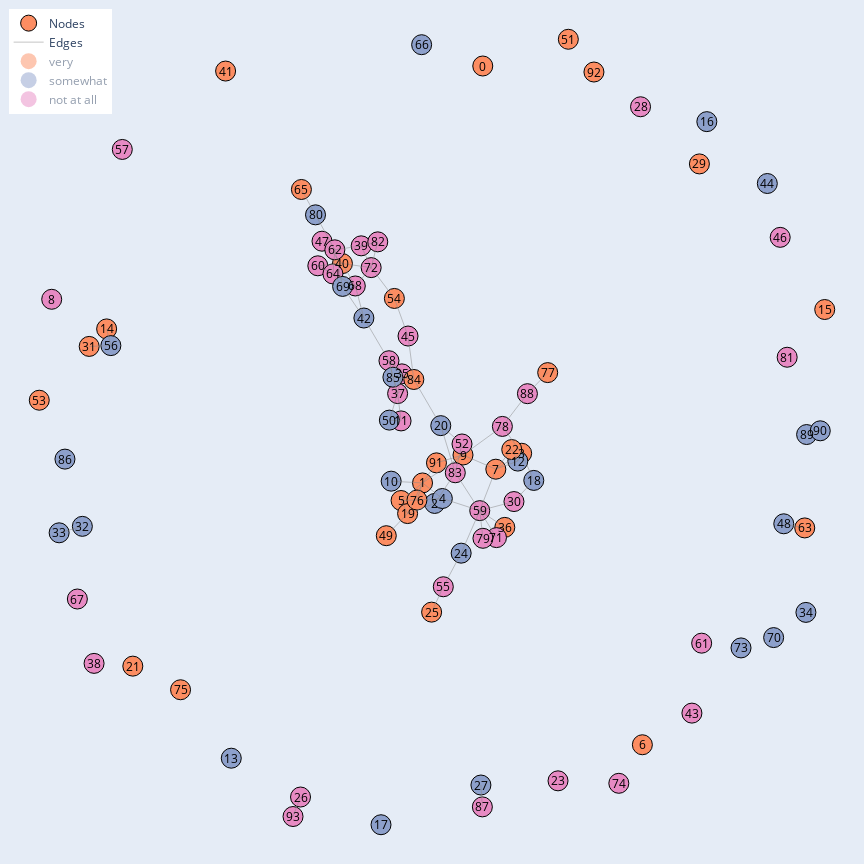

Notebook code cell kept with this figure:
### Code cell
import lib.data as data
dataset = data.get_dataset_from_adj(net_data.friends, y=y_net)
print(f'{dataset=},\n{dataset[0].y=}')
print(f'{dataset.num_classes=}, {dataset.num_node_features=}')
data.draw(dataset[0], layout='graphviz', labels_name=index_to_class, plotly=True, figsize=(12, 12), degree_size=False, node_size=400, seed=3)

### Figure 1 — Plotly figure (JSON) as saved in the notebook; plotly's stock layout.template omitted (floating-point values rounded to 4 significant figures; data arrays with more than 128 entries replaced by an {"elided": "..."} marker saying what was removed)
{"data": [{"marker": {"color": ["rgba(252,141,98,1.0)", "rgba(252,141,98,1.0)", "rgba(141,160,203,1.0)", "rgba(252,141,98,1.0)", "rgba(141,160,203,1.0)", "rgba(252,141,98,1.0)", "rgba(252,141,98,1.0)", "rgba(252,141,98,1.0)", "rgba(231,138,195,1.0)", "rgba(252,141,98,1.0)", "rgba(141,160,203,1.0)", "rgba(231,138,195,1.0)", "rgba(141,160,203,1.0)", "rgba(141,160,203,1.0)", "rgba(252,141,98,1.0)", "rgba(252,141,98,1.0)", "rgba(141,160,203,1.0)", "rgba(141,160,203,1.0)", "rgba(141,160,203,1.0)", "rgba(252,141,98,1.0)", "rgba(141,160,203,1.0)", "rgba(252,141,98,1.0)", "rgba(252,141,98,1.0)", "rgba(231,138,195,1.0)", "rgba(141,160,203,1.0)", "rgba(252,141,98,1.0)", "rgba(231,138,195,1.0)", "rgba(141,160,203,1.0)", "rgba(231,138,195,1.0)", "rgba(252,141,98,1.0)", "rgba(231,138,195,1.0)", "rgba(252,141,98,1.0)", "rgba(141,160,203,1.0)", "rgba(141,160,203,1.0)", "rgba(141,160,203,1.0)", "rgba(231,138,195,1.0)", "rgba(252,141,98,1.0)", "rgba(231,138,195,1.0)", "rgba(231,138,195,1.0)", "rgba(231,138,195,1.0)", "rgba(252,141,98,1.0)", "rgba(252,141,98,1.0)", "rgba(141,160,203,1.0)", "rgba(231,138,195,1.0)", "rgba(141,160,203,1.0)", "rgba(231,138,195,1.0)", "rgba(231,138,195,1.0)", "rgba(231,138,195,1.0)", "rgba(141,160,203,1.0)", "rgba(252,141,98,1.0)", "rgba(141,160,203,1.0)", "rgba(252,141,98,1.0)", "rgba(231,138,195,1.0)", "rgba(252,141,98,1.0)", "rgba(252,141,98,1.0)", "rgba(231,138,195,1.0)", "rgba(141,160,203,1.0)", "rgba(231,138,195,1.0)", "rgba(231,138,195,1.0)", "rgba(231,138,195,1.0)", "rgba(231,138,195,1.0)", "rgba(231,138,195,1.0)", "rgba(231,138,195,1.0)", "rgba(252,141,98,1.0)", "rgba(231,138,195,1.0)", "rgba(252,141,98,1.0)", "rgba(141,160,203,1.0)", "rgba(231,138,195,1.0)", "rgba(231,138,195,1.0)", "rgba(141,160,203,1.0)", "rgba(141,160,203,1.0)", "rgba(231,138,195,1.0)", "rgba(231,138,195,1.0)", "rgba(141,160,203,1.0)", "rgba(231,138,195,1.0)", "rgba(252,141,98,1.0)", "rgba(252,141,98,1.0)", "rgba(252,141,98,1.0)", "rgba(231,138,195,1.0)", "rgba(231,138,195,1.0)", "rgba(141,160,203,1.0)", "rgba(231,138,195,1.0)", "rgba(231,138,195,1.0)", "rgba(231,138,195,1.0)", "rgba(252,141,98,1.0)", "rgba(141,160,203,1.0)", "rgba(141,160,203,1.0)", "rgba(231,138,195,1.0)", "rgba(231,138,195,1.0)", "rgba(141,160,203,1.0)", "rgba(141,160,203,1.0)", "rgba(252,141,98,1.0)", "rgba(252,141,98,1.0)", "rgba(231,138,195,1.0)"], "line": {"color": "rgba(0, 0, 0, 1)", "width": 1}, "size": 20, "symbol": "circle"}, "mode": "markers", "name": "Nodes", "type": "scatter", "visible": true, "x": [0.1118, -0.03919, -0.008755, 0.2093, 0.0105, -0.09299, 0.512, 0.1446, -0.9688, 0.06227, -0.1178, -0.09298, 0.1997, -0.5187, -0.8311, 0.9691, 0.6736, -0.1433, 0.2397, -0.07663, 0.006541, -0.7655, 0.1845, 0.3005, 0.05767, -0.01639, -0.3451, 0.1072, 0.5074, 0.6549, 0.19, -0.8748, -0.892, -0.9502, 0.9219, -0.09091, 0.1671, -0.1016, -0.8626, -0.193, -0.24, -0.5329, -0.1862, 0.6362, 0.8252, -0.07554, 0.8575, -0.2912, 0.8664, -0.13, -0.1223, 0.3263, 0.05979, -1, -0.1097, 0.01288, -0.8205, -0.7918, -0.1233, 0.1043, -0.3017, 0.6606, -0.259, 0.919, -0.2639, -0.3428, -0.04144, -0.9045, -0.2077, -0.2395, 0.841, 0.1462, -0.1679, 0.7593, 0.4529, -0.6458, -0.05314, 0.2746, 0.161, 0.1123, -0.3075, 0.875, -0.1514, 0.04298, -0.061, -0.1134, -0.9356, 0.1108, 0.2238, 0.9237, 0.9579, -0.004237, 0.3906, -0.3638], "xaxis": "x", "y": [0.9244, -0.1197, -0.1711, -0.04538, -0.1587, -0.1637, -0.7754, -0.08528, 0.3402, -0.04978, -0.1153, 0.03558, -0.065, -0.809, 0.266, 0.3146, 0.7851, -0.9756, -0.1134, -0.1964, 0.02377, -0.5785, -0.0361, -0.8657, -0.2956, -0.4432, -0.9063, -0.8762, 0.8223, 0.6792, -0.1663, 0.2222, -0.2284, -0.2446, -0.4439, 0.1534, -0.231, 0.1041, -0.5716, 0.474, 0.4296, 0.9117, 0.2933, -0.6961, 0.6301, 0.2482, 0.4953, 0.4856, -0.222, -0.2518, 0.0376, 0.9913, -0.02216, 0.08743, 0.3423, -0.3797, 0.2242, 0.7154, 0.1863, -0.1891, 0.424, -0.521, 0.4641, -0.2324, 0.4037, 0.6152, 0.9777, -0.4104, 0.3735, 0.3724, -0.507, -0.2566, 0.4195, -0.5328, -0.8719, -0.6376, -0.1625, 0.1566, 0.02181, -0.2583, 0.5517, 0.195, 0.484, -0.0942, 0.1394, 0.1452, -0.06006, -0.9309, 0.1038, 0.001479, 0.01081, -0.06942, 0.9093, -0.9551], "yaxis": "y"}, {"hoverinfo": "none", "line": {"color": "#888", "width": 0.5}, "mode": "lines", "name": "Edges", "type": "scatter", "visible": true, "x": {"elided": "291 float values"}, "y": {"elided": "291 float values"}}, {"marker": {"color": "rgb(252,141,98)", "size": 30}, "mode": "markers", "name": "very", "type": "scatter", "visible": "legendonly", "x": [0], "y": [0]}, {"marker": {"color": "rgb(141,160,203)", "size": 30}, "mode": "markers", "name": "somewhat", "type": "scatter", "visible": "legendonly", "x": [0], "y": [0]}, {"marker": {"color": "rgb(231,138,195)", "size": 30}, "mode": "markers", "name": "not at all", "type": "scatter", "visible": "legendonly", "x": [0], "y": [0]}], "layout": {"annotations": [{"align": "center", "font": {"color": "#000000", "size": 12}, "opacity": 1, "showarrow": false, "text": "0", "x": 0.1118, "xanchor": "center", "xref": "x", "y": 0.9244, "yanchor": "middle", "yref": "y"}, {"align": "center", "font": {"color": "#000000", "size": 12}, "opacity": 1, "showarrow": false, "text": "1", "x": -0.03919, "xanchor": "center", "xref": "x", "y": -0.1197, "yanchor": "middle", "yref": "y"}, {"align": "center", "font": {"color": "#000000", "size": 12}, "opacity": 1, "showarrow": false, "text": "2", "x": -0.008755, "xanchor": "center", "xref": "x", "y": -0.1711, "yanchor": "middle", "yref": "y"}, {"align": "center", "font": {"color": "#000000", "size": 12}, "opacity": 1, "showarrow": false, "text": "3", "x": 0.2093, "xanchor": "center", "xref": "x", "y": -0.04538, "yanchor": "middle", "yref": "y"}, {"align": "center", "font": {"color": "#000000", "size": 12}, "opacity": 1, "showarrow": false, "text": "4", "x": 0.0105, "xanchor": "center", "xref": "x", "y": -0.1587, "yanchor": "middle", "yref": "y"}, {"align": "center", "font": {"color": "#000000", "size": 12}, "opacity": 1, "showarrow": false, "text": "5", "x": -0.09299, "xanchor": "center", "xref": "x", "y": -0.1637, "yanchor": "middle", "yref": "y"}, {"align": "center", "font": {"color": "#000000", "size": 12}, "opacity": 1, "showarrow": false, "text": "6", "x": 0.512, "xanchor": "center", "xref": "x", "y": -0.7754, "yanchor": "middle", "yref": "y"}, {"align": "center", "font": {"color": "#000000", "size": 12}, "opacity": 1, "showarrow": false, "text": "7", "x": 0.1446, "xanchor": "center", "xref": "x", "y": -0.08528, "yanchor": "middle", "yref": "y"}, {"align": "center", "font": {"color": "#000000", "size": 12}, "opacity": 1, "showarrow": false, "text": "8", "x": -0.9688, "xanchor": "center", "xref": "x", "y": 0.3402, "yanchor": "middle", "yref": "y"}, {"align": "center", "font": {"color": "#000000", "size": 12}, "opacity": 1, "showarrow": false, "text": "9", "x": 0.06227, "xanchor": "center", "xref": "x", "y": -0.04978, "yanchor": "middle", "yref": "y"}, {"align": "center", "font": {"color": "#000000", "size": 12}, "opacity": 1, "showarrow": false, "text": "10", "x": -0.1178, "xanchor": "center", "xref": "x", "y": -0.1153, "yanchor": "middle", "yref": "y"}, {"align": "center", "font": {"color": "#000000", "size": 12}, "opacity": 1, "showarrow": false, "text": "11", "x": -0.09298, "xanchor": "center", "xref": "x", "y": 0.03558, "yanchor": "middle", "yref": "y"}, {"align": "center", "font": {"color": "#000000", "size": 12}, "opacity": 1, "showarrow": false, "text": "12", "x": 0.1997, "xanchor": "center", "xref": "x", "y": -0.065, "yanchor": "middle", "yref": "y"}, {"align": "center", "font": {"color": "#000000", "size": 12}, "opacity": 1, "showarrow": false, "text": "13", "x": -0.5187, "xanchor": "center", "xref": "x", "y": -0.809, "yanchor": "middle", "yref": "y"}, {"align": "center", "font": {"color": "#000000", "size": 12}, "opacity": 1, "showarrow": false, "text": "14", "x": -0.8311, "xanchor": "center", "xref": "x", "y": 0.266, "yanchor": "middle", "yref": "y"}, {"align": "center", "font": {"color": "#000000", "size": 12}, "opacity": 1, "showarrow": false, "text": "15", "x": 0.9691, "xanchor": "center", "xref": "x", "y": 0.3146, "yanchor": "middle", "yref": "y"}, {"align": "center", "font": {"color": "#000000", "size": 12}, "opacity": 1, "showarrow": false, "text": "16", "x": 0.6736, "xanchor": "center", "xref": "x", "y": 0.7851, "yanchor": "middle", "yref": "y"}, {"align": "center", "font": {"color": "#000000", "size": 12}, "opacity": 1, "showarrow": false, "text": "17", "x": -0.1433, "xanchor": "center", "xref": "x", "y": -0.9756, "yanchor": "middle", "yref": "y"}, {"align": "center", "font": {"color": "#000000", "size": 12}, "opacity": 1, "showarrow": false, "text": "18", "x": 0.2397, "xanchor": "center", "xref": "x", "y": -0.1134, "yanchor": "middle", "yref": "y"}, {"align": "center", "font": {"color": "#000000", "size": 12}, "opacity": 1, "showarrow": false, "text": "19", "x": -0.07663, "xanchor": "center", "xref": "x", "y": -0.1964, "yanchor": "middle", "yref": "y"}, {"align": "center", "font": {"color": "#000000", "size": 12}, "opacity": 1, "showarrow": false, "text": "20", "x": 0.006541, "xanchor": "center", "xref": "x", "y": 0.02377, "yanchor": "middle", "yref": "y"}, {"align": "center", "font": {"color": "#000000", "size": 12}, "opacity": 1, "showarrow": false, "text": "21", "x": -0.7655, "xanchor": "center", "xref": "x", "y": -0.5785, "yanchor": "middle", "yref": "y"}, {"align": "center", "font": {"color": "#000000", "size": 12}, "opacity": 1, "showarrow": false, "text": "22", "x": 0.1845, "xanchor": "center", "xref": "x", "y": -0.0361, "yanchor": "middle", "yref": "y"}, {"align": "center", "font": {"color": "#000000", "size": 12}, "opacity": 1, "showarrow": false, "text": "23", "x": 0.3005, "xanchor": "center", "xref": "x", "y": -0.8657, "yanchor": "middle", "yref": "y"}, {"align": "center", "font": {"color": "#000000", "size": 12}, "opacity": 1, "showarrow": false, "text": "24", "x": 0.05767, "xanchor": "center", "xref": "x", "y": -0.2956, "yanchor": "middle", "yref": "y"}, {"align": "center", "font": {"color": "#000000", "size": 12}, "opacity": 1, "showarrow": false, "text": "25", "x": -0.01639, "xanchor": "center", "xref": "x", "y": -0.4432, "yanchor": "middle", "yref": "y"}, {"align": "center", "font": {"color": "#000000", "size": 12}, "opacity": 1, "showarrow": false, "text": "26", "x": -0.3451, "xanchor": "center", "xref": "x", "y": -0.9063, "yanchor": "middle", "yref": "y"}, {"align": "center", "font": {"color": "#000000", "size": 12}, "opacity": 1, "showarrow": false, "text": "27", "x": 0.1072, "xanchor": "center", "xref": "x", "y": -0.8762, "yanchor": "middle", "yref": "y"}, {"align": "center", "font": {"color": "#000000", "size": 12}, "opacity": 1, "showarrow": false, "text": "28", "x": 0.5074, "xanchor": "center", "xref": "x", "y": 0.8223, "yanchor": "middle", "yref": "y"}, {"align": "center", "font": {"color": "#000000", "size": 12}, "opacity": 1, "showarrow": false, "text": "29", "x": 0.6549, "xanchor": "center", "xref": "x", "y": 0.6792, "yanchor": "middle", "yref": "y"}, {"align": "center", "font": {"color": "#000000", "size": 12}, "opacity": 1, "showarrow": false, "text": "30", "x": 0.19, "xanchor": "center", "xref": "x", "y": -0.1663, "yanchor": "middle", "yref": "y"}, {"align": "center", "font": {"color": "#000000", "size": 12}, "opacity": 1, "showarrow": false, "text": "31", "x": -0.8748, "xanchor": "center", "xref": "x", "y": 0.2222, "yanchor": "middle", "yref": "y"}, {"align": "center", "font": {"color": "#000000", "size": 12}, "opacity": 1, "showarrow": false, "text": "32", "x": -0.892, "xanchor": "center", "xref": "x", "y": -0.2284, "yanchor": "middle", "yref": "y"}, {"align": "center", "font": {"color": "#000000", "size": 12}, "opacity": 1, "showarrow": false, "text": "33", "x": -0.9502, "xanchor": "center", "xref": "x", "y": -0.2446, "yanchor": "middle", "yref": "y"}, {"align": "center", "font": {"color": "#000000", "size": 12}, "opacity": 1, "showarrow": false, "text": "34", "x": 0.9219, "xanchor": "center", "xref": "x", "y": -0.4439, "yanchor": "middle", "yref": "y"}, {"align": "center", "font": {"color": "#000000", "size": 12}, "opacity": 1, "showarrow": false, "text": "35", "x": -0.09091, "xanchor": "center", "xref": "x", "y": 0.1534, "yanchor": "middle", "yref": "y"}, {"align": "center", "font": {"color": "#000000", "size": 12}, "opacity": 1, "showarrow": false, "text": "36", "x": 0.1671, "xanchor": "center", "xref": "x", "y": -0.231, "yanchor": "middle", "yref": "y"}, {"align": "center", "font": {"color": "#000000", "size": 12}, "opacity": 1, "showarrow": false, "text": "37", "x": -0.1016, "xanchor": "center", "xref": "x", "y": 0.1041, "yanchor": "middle", "yref": "y"}, {"align": "center", "font": {"color": "#000000", "size": 12}, "opacity": 1, "showarrow": false, "text": "38", "x": -0.8626, "xanchor": "center", "xref": "x", "y": -0.5716, "yanchor": "middle", "yref": "y"}, {"align": "center", "font": {"color": "#000000", "size": 12}, "opacity": 1, "showarrow": false, "text": "39", "x": -0.193, "xanchor": "center", "xref": "x", "y": 0.474, "yanchor": "middle", "yref": "y"}, {"align": "center", "font": {"color": "#000000", "size": 12}, "opacity": 1, "showarrow": false, "text": "40", "x": -0.24, "xanchor": "center", "xref": "x", "y": 0.4296, "yanchor": "middle", "yref": "y"}, {"align": "center", "font": {"color": "#000000", "size": 12}, "opacity": 1, "showarrow": false, "text": "41", "x": -0.5329, "xanchor": "center", "xref": "x", "y": 0.9117, "yanchor": "middle", "yref": "y"}, {"align": "center", "font": {"color": "#000000", "size": 12}, "opacity": 1, "showarrow": false, "text": "42", "x": -0.1862, "xanchor": "center", "xref": "x", "y": 0.2933, "yanchor": "middle", "yref": "y"}, {"align": "center", "font": {"color": "#000000", "size": 12}, "opacity": 1, "showarrow": false, "text": "43", "x": 0.6362, "xanchor": "center", "xref": "x", "y": -0.6961, "yanchor": "middle", "yref": "y"}, {"align": "center", "font": {"color": "#000000", "size": 12}, "opacity": 1, "showarrow": false, "text": "44", "x": 0.8252, "xanchor": "center", "xref": "x", "y": 0.6301, "yanchor": "middle", "yref": "y"}, {"align": "center", "font": {"color": "#000000", "size": 12}, "opacity": 1, "showarrow": false, "text": "45", "x": -0.07554, "xanchor": "center", "xref": "x", "y": 0.2482, "yanchor": "middle", "yref": "y"}, {"align": "center", "font": {"color": "#000000", "size": 12}, "opacity": 1, "showarrow": false, "text": "46", "x": 0.8575, "xanchor": "center", "xref": "x", "y": 0.4953, "yanchor": "middle", "yref": "y"}, {"align": "center", "font": {"color": "#000000", "size": 12}, "opacity": 1, "showarrow": false, "text": "47", "x": -0.2912, "xanchor": "center", "xref": "x", "y": 0.4856, "yanchor": "middle", "yref": "y"}, {"align": "center", "font": {"color": "#000000", "size": 12}, "opacity": 1, "showarrow": false, "text": "48", "x": 0.8664, "xanchor": "center", "xref": "x", "y": -0.222, "yanchor": "middle", "yref": "y"}, {"align": "center", "font": {"color": "#000000", "size": 12}, "opacity": 1, "showarrow": false, "text": "49", "x": -0.13, "xanchor": "center", "xref": "x", "y": -0.2518, "yanchor": "middle", "yref": "y"}, {"align": "center", "font": {"color": "#000000", "size": 12}, "opacity": 1, "showarrow": false, "text": "50", "x": -0.1223, "xanchor": "center", "xref": "x", "y": 0.0376, "yanchor": "middle", "yref": "y"}, {"align": "center", "font": {"color": "#000000", "size": 12}, "opacity": 1, "showarrow": false, "text": "51", "x": 0.3263, "xanchor": "center", "xref": "x", "y": 0.9913, "yanchor": "middle", "yref": "y"}, {"align": "center", "font": {"color": "#000000", "size": 12}, "opacity": 1, "showarrow": false, "text": "52", "x": 0.05979, "xanchor": "center", "xref": "x", "y": -0.02216, "yanchor": "middle", "yref": "y"}, {"align": "center", "font": {"color": "#000000", "size": 12}, "opacity": 1, "showarrow": false, "text": "53", "x": -1, "xanchor": "center", "xref": "x", "y": 0.08743, "yanchor": "middle", "yref": "y"}, {"align": "center", "font": {"color": "#000000", "size": 12}, "opacity": 1, "showarrow": false, "text": "54", "x": -0.1097, "xanchor": "center", "xref": "x", "y": 0.3423, "yanchor": "middle", "yref": "y"}, {"align": "center", "font": {"color": "#000000", "size": 12}, "opacity": 1, "showarrow": false, "text": "55", "x": 0.01288, "xanchor": "center", "xref": "x", "y": -0.3797, "yanchor": "middle", "yref": "y"}, {"align": "center", "font": {"color": "#000000", "size": 12}, "opacity": 1, "showarrow": false, "text": "56", "x": -0.8205, "xanchor": "center", "xref": "x", "y": 0.2242, "yanchor": "middle", "yref": "y"}, {"align": "center", "font": {"color": "#000000", "size": 12}, "opacity": 1, "showarrow": false, "text": "57", "x": -0.7918, "xanchor": "center", "xref": "x", "y": 0.7154, "yanchor": "middle", "yref": "y"}, {"align": "center", "font": {"color": "#000000", "size": 12}, "opacity": 1, "showarrow": false, "text": "58", "x": -0.1233, "xanchor": "center", "xref": "x", "y": 0.1863, "yanchor": "middle", "yref": "y"}, {"align": "center", "font": {"color": "#000000", "size": 12}, "opacity": 1, "showarrow": false, "text": "59", "x": 0.1043, "xanchor": "center", "xref": "x", "y": -0.1891, "yanchor": "middle", "yref": "y"}, {"align": "center", "font": {"color": "#000000", "size": 12}, "opacity": 1, "showarrow": false, "text": "60", "x": -0.3017, "xanchor": "center", "xref": "x", "y": 0.424, "yanchor": "middle", "yref": "y"}, {"align": "center", "font": {"color": "#000000", "size": 12}, "opacity": 1, "showarrow": false, "text": "61", "x": 0.6606, "xanchor": "center", "xref": "x", "y": -0.521, "yanchor": "middle", "yref": "y"}, {"align": "center", "font": {"color": "#000000", "size": 12}, "opacity": 1, "showarrow": false, "text": "62", "x": -0.259, "xanchor": "center", "xref": "x", "y": 0.4641, "yanchor": "middle", "yref": "y"}, {"align": "center", "font": {"color": "#000000", "size": 12}, "opacity": 1, "showarrow": false, "text": "63", "x": 0.919, "xanchor": "center", "xref": "x", "y": -0.2324, "yanchor": "middle", "yref": "y"}, {"align": "center", "font": {"color": "#000000", "size": 12}, "opacity": 1, "showarrow": false, "text": "64", "x": -0.2639, "xanchor": "center", "xref": "x", "y": 0.4037, "yanchor": "middle", "yref": "y"}, {"align": "center", "font": {"color": "#000000", "size": 12}, "opacity": 1, "showarrow": false, "text": "65", "x": -0.3428, "xanchor": "center", "xref": "x", "y": 0.6152, "yanchor": "middle", "yref": "y"}, {"align": "center", "font": {"color": "#000000", "size": 12}, "opacity": 1, "showarrow": false, "text": "66", "x": -0.04144, "xanchor": "center", "xref": "x", "y": 0.9777, "yanchor": "middle", "yref": "y"}, {"align": "center", "font": {"color": "#000000", "size": 12}, "opacity": 1, "showarrow": false, "text": "67", "x": -0.9045, "xanchor": "center", "xref": "x", "y": -0.4104, "yanchor": "middle", "yref": "y"}, {"align": "center", "font": {"color": "#000000", "size": 12}, "opacity": 1, "showarrow": false, "text": "68", "x": -0.2077, "xanchor": "center", "xref": "x", "y": 0.3735, "yanchor": "middle", "yref": "y"}, {"align": "center", "font": {"color": "#000000", "size": 12}, "opacity": 1, "showarrow": false, "text": "69", "x": -0.2395, "xanchor": "center", "xref": "x", "y": 0.3724, "yanchor": "middle", "yref": "y"}, {"align": "center", "font": {"color": "#000000", "size": 12}, "opacity": 1, "showarrow": false, "text": "70", "x": 0.841, "xanchor": "center", "xref": "x", "y": -0.507, "yanchor": "middle", "yref": "y"}, {"align": "center", "font": {"color": "#000000", "size": 12}, "opacity": 1, "showarrow": false, "text": "71", "x": 0.1462, "xanchor": "center", "xref": "x", "y": -0.2566, "yanchor": "middle", "yref": "y"}, {"align": "center", "font": {"color": "#000000", "size": 12}, "opacity": 1, "showarrow": false, "text": "72", "x": -0.1679, "xanchor": "center", "xref": "x", "y": 0.4195, "yanchor": "middle", "yref": "y"}, {"align": "center", "font": {"color": "#000000", "size": 12}, "opacity": 1, "showarrow": false, "text": "73", "x": 0.7593, "xanchor": "center", "xref": "x", "y": -0.5328, "yanchor": "middle", "yref": "y"}, {"align": "center", "font": {"color": "#000000", "size": 12}, "opacity": 1, "showarrow": false, "text": "74", "x": 0.4529, "xanchor": "center", "xref": "x", "y": -0.8719, "yanchor": "middle", "yref": "y"}, {"align": "center", "font": {"color": "#000000", "size": 12}, "opacity": 1, "showarrow": false, "text": "75", "x": -0.6458, "xanchor": "center", "xref": "x", "y": -0.6376, "yanchor": "middle", "yref": "y"}, {"align": "center", "font": {"color": "#000000", "size": 12}, "opacity": 1, "showarrow": false, "text": "76", "x": -0.05314, "xanchor": "center", "xref": "x", "y": -0.1625, "yanchor": "middle", "yref": "y"}, {"align": "center", "font": {"color": "#000000", "size": 12}, "opacity": 1, "showarrow": false, "text": "77", "x": 0.2746, "xanchor": "center", "xref": "x", "y": 0.1566, "yanchor": "middle", "yref": "y"}, {"align": "center", "font": {"color": "#000000", "size": 12}, "opacity": 1, "showarrow": false, "text": "78", "x": 0.161, "xanchor": "center", "xref": "x", "y": 0.02181, "yanchor": "middle", "yref": "y"}, {"align": "center", "font": {"color": "#000000", "size": 12}, "opacity": 1, "showarrow": false, "text": "79", "x": 0.1123, "xanchor": "center", "xref": "x", "y": -0.2583, "yanchor": "middle", "yref": "y"}, {"align": "center", "font": {"color": "#000000", "size": 12}, "opacity": 1, "showarrow": false, "text": "80", "x": -0.3075, "xanchor": "center", "xref": "x", "y": 0.5517, "yanchor": "middle", "yref": "y"}, {"align": "center", "font": {"color": "#000000", "size": 12}, "opacity": 1, "showarrow": false, "text": "81", "x": 0.875, "xanchor": "center", "xref": "x", "y": 0.195, "yanchor": "middle", "yref": "y"}, {"align": "center", "font": {"color": "#000000", "size": 12}, "opacity": 1, "showarrow": false, "text": "82", "x": -0.1514, "xanchor": "center", "xref": "x", "y": 0.484, "yanchor": "middle", "yref": "y"}, {"align": "center", "font": {"color": "#000000", "size": 12}, "opacity": 1, "showarrow": false, "text": "83", "x": 0.04298, "xanchor": "center", "xref": "x", "y": -0.0942, "yanchor": "middle", "yref": "y"}, {"align": "center", "font": {"color": "#000000", "size": 12}, "opacity": 1, "showarrow": false, "text": "84", "x": -0.061, "xanchor": "center", "xref": "x", "y": 0.1394, "yanchor": "middle", "yref": "y"}, {"align": "center", "font": {"color": "#000000", "size": 12}, "opacity": 1, "showarrow": false, "text": "85", "x": -0.1134, "xanchor": "center", "xref": "x", "y": 0.1452, "yanchor": "middle", "yref": "y"}, {"align": "center", "font": {"color": "#000000", "size": 12}, "opacity": 1, "showarrow": false, "text": "86", "x": -0.9356, "xanchor": "center", "xref": "x", "y": -0.06006, "yanchor": "middle", "yref": "y"}, {"align": "center", "font": {"color": "#000000", "size": 12}, "opacity": 1, "showarrow": false, "text": "87", "x": 0.1108, "xanchor": "center", "xref": "x", "y": -0.9309, "yanchor": "middle", "yref": "y"}, {"align": "center", "font": {"color": "#000000", "size": 12}, "opacity": 1, "showarrow": false, "text": "88", "x": 0.2238, "xanchor": "center", "xref": "x", "y": 0.1038, "yanchor": "middle", "yref": "y"}, {"align": "center", "font": {"color": "#000000", "size": 12}, "opacity": 1, "showarrow": false, "text": "89", "x": 0.9237, "xanchor": "center", "xref": "x", "y": 0.001479, "yanchor": "middle", "yref": "y"}, {"align": "center", "font": {"color": "#000000", "size": 12}, "opacity": 1, "showarrow": false, "text": "90", "x": 0.9579, "xanchor": "center", "xref": "x", "y": 0.01081, "yanchor": "middle", "yref": "y"}, {"align": "center", "font": {"color": "#000000", "size": 12}, "opacity": 1, "showarrow": false, "text": "91", "x": -0.004237, "xanchor": "center", "xref": "x", "y": -0.06942, "yanchor": "middle", "yref": "y"}, {"align": "center", "font": {"color": "#000000", "size": 12}, "opacity": 1, "showarrow": false, "text": "92", "x": 0.3906, "xanchor": "center", "xref": "x", "y": 0.9093, "yanchor": "middle", "yref": "y"}, {"align": "center", "font": {"color": "#000000", "size": 12}, "opacity": 1, "showarrow": false, "text": "93", "x": -0.3638, "xanchor": "center", "xref": "x", "y": -0.9551, "yanchor": "middle", "yref": "y"}], "autosize": false, "height": 864, "hovermode": "closest", "legend": {"x": 0.01, "xanchor": "left", "y": 0.99, "yanchor": "top"}, "margin": {"b": 0, "l": 0, "pad": 0, "r": 0, "t": 0}, "showlegend": true, "width": 864, "xaxis": {"anchor": "y", "domain": [0, 1], "mirror": "ticks", "nticks": 11, "range": [-1.098, 1.068], "showgrid": false, "showline": true, "side": "top", "ticks": "inside", "type": "linear", "visible": false, "zeroline": false}, "yaxis": {"anchor": "x", "domain": [0, 1], "mirror": "ticks", "nticks": 11, "range": [-1.074, 1.09], "showgrid": false, "showline": true, "side": "right", "ticks": "inside", "type": "linear", "visible": false, "zeroline": false}}}
